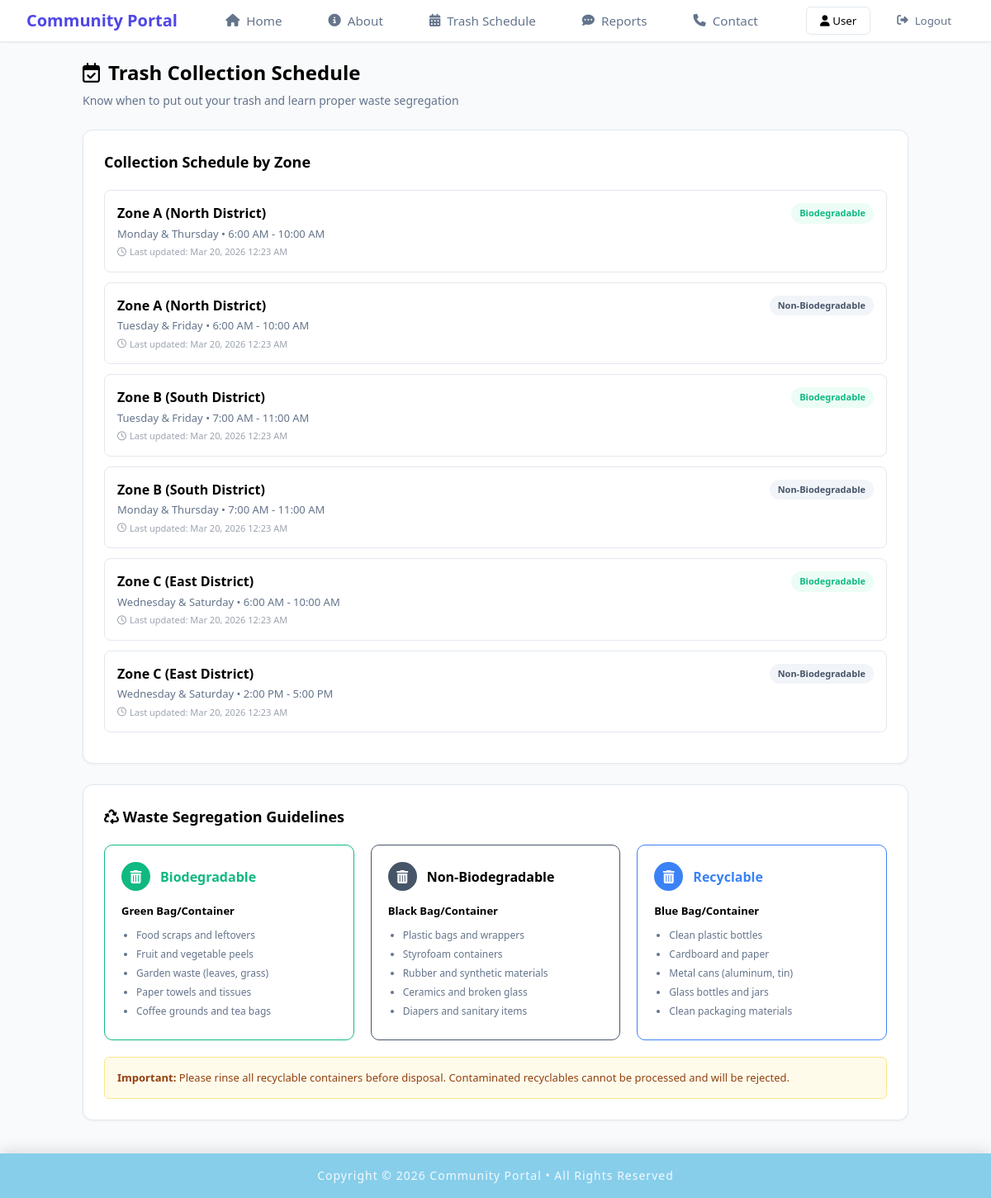
Page /member/member_trashschedule.php on the committed database.
### tables this page shows
CREATE TABLE `trash_schedule` (
  `id` int(11) NOT NULL,
  `zone` varchar(100) NOT NULL,
  `days` varchar(100) NOT NULL,
  `time` varchar(100) NOT NULL,
  `waste_type` varchar(50) NOT NULL,
  `last_updated` timestamp NOT NULL DEFAULT current_timestamp() ON UPDATE current_timestamp(),
  `admin_id` int(11) DEFAULT NULL
);

### member/member_trashschedule.php (the view, shortened to what this page needs)
<?php
include "../includes/member_header.php";
include "../includes/db_conn.php";
$stmt = $pdo->query("SELECT * FROM trash_schedule ORDER BY zone, waste_type");
$schedules = $stmt->fetchAll();
$guidelines = [
    [
        'title' => 'Biodegradable',
        'color' => 'green',
        'bag'   => 'Green Bag/Container',
        'items' => ['Food scraps and leftovers','Fruit and vegetable peels','Garden waste (leaves, grass)','Paper towels and tissues','Coffee grounds and tea bags']
    ],
    [
        'title' => 'Non-Biodegradable',
        'color' => 'black',
        'bag'   => 'Black Bag/Container',
        'items' => ['Plastic bags and wrappers','Styrofoam containers','Rubber and synthetic materials','Ceramics and broken glass','Diapers and sanitary items']
    ],
    [
        'title' => 'Recyclable',
        'color' => 'blue',
        'bag'   => 'Blue Bag/Container',
        'items' => ['Clean plastic bottles','Cardboard and paper','Metal cans (aluminum, tin)','Glass bottles and jars','Clean packaging materials']
    ]
];
?>
<!DOCTYPE html>
<html lang="en">
<head>
    <link rel="stylesheet" href="https://cdnjs.cloudflare.com/ajax/libs/font-awesome/6.5.0/css/all.min.css">
    <link rel="stylesheet" href="../css/member_trashschedule.css">
</head>
<body>
<div class="container">
    <header>
        <h1><i class="fa-regular fa-calendar-check"></i> Trash Collection Schedule</h1>
        <p>Know when to put out your trash and learn proper waste segregation</p>
    </header>
    <section class="card-section">
        <h2>Collection Schedule by Zone</h2>
        <?php if (count($schedules) === 0): ?>
        <div class="empty-hint">
            <p>No schedules available yet. Please check back later.</p>
        </div>
        <?php else: ?>
        <div class="schedule-grid">
            <?php foreach ($schedules as $row): ?>
            <div class="schedule-item">
                <div class="schedule-header">
                    <div class="sched-left">
                        <strong><?= htmlspecialchars($row['zone']) ?></strong>
                        <span class="badge <?= $row['waste_type'] === 'Biodegradable' ? 'bio' : 'non-bio' ?>">
                            <?= htmlspecialchars($row['waste_type']) ?>
                        </span>
                    </div>
                </div>
                <div class="schedule-details">
                    <?= htmlspecialchars($row['days']) ?> • <?= htmlspecialchars($row['time']) ?>
                </div>
                <div class="last-updated">
                    <i class="fa-regular fa-clock"></i>
                    Last updated: <?= date("M j, Y g:i A", strtotime($row['last_updated'])) ?>
                </div>
            </div>
            <?php endforeach; ?>
        </div>
        <?php endif; ?>
    </section>
    <section class="card-section">
        <h2><i class="fa-solid fa-recycle"></i> Waste Segregation Guidelines</h2>
        <div class="guidelines-grid">
            <?php foreach ($guidelines as $guide): ?>
            <div class="guide-card <?= $guide['color'] ?>">
                <div class="guide-header">
                    <div class="icon-circle">
                        <i class="fa-solid fa-trash-can"></i>
                    </div>
                    <h3><?= $guide['title'] ?></h3>
                </div>
                <div class="guide-content">
                    <p class="bag-type"><strong><?= $guide['bag'] ?></strong></p>
                    <ul>
                        <?php foreach ($guide['items'] as $li): ?>
                        <li><?= $li ?></li>
                        <?php endforeach; ?>
                    </ul>
                </div>
            </div>
            <?php endforeach; ?>
        </div>
        <div class="important-note">
            <strong>Important:</strong> Please rinse all recyclable containers before disposal.
            Contaminated recyclables cannot be processed and will be rejected.
        </div>
    </section>
</div>
<?php include "../includes/footer.php"; ?>
</body>
</html>

### includes/member_header.php (shortened to what this page needs)
<!DOCTYPE html>
<html lang="en">
<head>
    <link rel="stylesheet" href="../css/header.css">
    <link rel="stylesheet" href="https://cdnjs.cloudflare.com/ajax/libs/font-awesome/6.0.0/css/all.min.css">
</head>
<body>
    <nav class="navbar">
        <div class="logo">Community Portal</div>
        <div class="nav-links">
            <a href="../member/member_home.php" class="nav-item"><i class="fa-solid fa-house"></i> Home</a>
            <a href="../member/about.php" class="nav-item"><i class="fa-solid fa-circle-info"></i> About</a>
            <a href="../member/member_trashschedule.php" class="nav-item"><i class="fa-solid fa-calendar-days"></i> Trash Schedule</a>
            <a href="../member/member_reports.php" class="nav-item"><i class="fa-solid fa-comment-dots"></i> Reports</a>
            <a href="../member/contact.php" class="nav-item"><i class="fa-solid fa-phone"></i> Contact</a>
        </div>
        <div class="user-actions">
            <button class="btn-user"><i class="fa-solid fa-user"></i> User</button>
            <button class="btn-logout" onclick="confirmLogout()">
                <i class="fa-solid fa-right-from-bracket"></i> Logout
            </button>
        </div>
    </nav>
</body>
</html>

### includes/footer.php (shortened to what this page needs)
<!DOCTYPE html>
<html lang="en">
<head>
    <link rel="stylesheet" href="../css/footer.css">
</head>
<body>
</body>
</html>
<footer class="footer">
    <div class="footer-bottom">
        <p>Copyright &copy; <?php echo date('Y'); ?> Community Portal &bull; All Rights Reserved</p>
    </div>
</footer>

### css/header.css (style rules this page uses)
* { margin: 0; padding: 0; box-sizing: border-box; font-family: 'Segoe UI', Tahoma, Geneva, Verdana, sans-serif; }
body { background-color: #f8fafc; color: #334155; }
.navbar { background: white; padding: 1rem 2rem; display: flex; justify-content: space-between; align-items: center; box-shadow: 0 1px 3px rgba(0,0,0,0.1); position: fixed; top: 0; left: 0; width: 100%; height: 50px; z-index: 1000; }
.logo { color: #4f46e5; font-weight: 700; font-size: 1.25rem; }
.nav-links { display: flex; gap: 1.5rem; }
.nav-item { text-decoration: none; color: #64748b; font-size: 0.95rem; display: flex; align-items: center; gap: 0.5rem; padding: 0.5rem 1rem; border-radius: 8px; transition: background 0.2s ease, color 0.2s ease; }
.user-actions { display: flex; gap: 1rem; }
.btn-user { padding: 0.4rem 1rem; border: 1px solid #e2e8f0; background: white; border-radius: 6px; cursor: pointer; }
.btn-logout { border: none; background: none; color: #64748b; cursor: pointer; display: flex; align-items: center; gap: 0.5rem; padding: 0.5rem 1rem; border-radius: 8px; transition: background 0.2s ease, color 0.2s ease; }

### css/member_trashschedule.css (style rules this page uses)
:root { --bg-color: #f8fafc; --border-color: #e2e8f0; --text-main: #000000; --text-muted: #64748b; --green-primary: #10b981; --green-bg: #ecfdf5; --blue-primary: #3b82f6; --blue-bg: #eff6ff; --black-primary: #475569; --black-bg: #f1f5f9; }
html, body { height: 100%; margin: 0; padding: 0; }
body { font-family: 'Segoe UI', Tahoma, Geneva, Verdana, sans-serif; background-color: var(--bg-color); color: var(--text-main); line-height: 1.5; padding-top: 30px; }
.container { width: 100%; max-width: 1000px; margin: 40px auto; }
header h1 { color: #000000; font-size: 24px; display: flex; align-items: center; gap: 10px; margin-bottom: 5px; }
header p { color: var(--text-muted); margin-top: 0; font-size: 14px; }
.card-section { background: white; border: 1px solid var(--border-color); border-radius: 12px; padding: 25px; margin-top: 25px; box-shadow: 0 1px 3px rgba(0,0,0,0.05); }
.card-section h2 { font-size: 18px; margin-bottom: 20px; }
.schedule-item { border: 1px solid var(--border-color); border-radius: 8px; padding: 15px; margin-bottom: 12px; }
.schedule-header { display: flex; justify-content: space-between; align-items: center; margin-bottom: 3px; }
.sched-left { display: flex; justify-content: space-between; align-items: center; width: 100%; }
.sched-left strong { flex: 1; }
.schedule-details { color: var(--text-muted); font-size: 13px; }
.last-updated { font-size: 11px; color: #9ca3af; margin-top: 4px; display: flex; align-items: center; gap: 4px; }
.last-updated i { font-size: 11px; color: #9ca3af; }
.badge { font-size: 11px; padding: 4px 10px; border-radius: 20px; font-weight: 600; }
.badge.bio { background: var(--green-bg); color: var(--green-primary); }
.badge.non-bio { background: var(--black-bg); color: var(--black-primary); }
.guidelines-grid { display: grid; grid-template-columns: repeat(auto-fit, minmax(250px, 1fr)); gap: 20px; margin-bottom: 20px; }
.guide-card { border: 1px solid var(--border-color); border-radius: 10px; padding: 20px; }
.guide-header { display: flex; align-items: center; gap: 12px; margin-bottom: 15px; }
.icon-circle { width: 35px; height: 35px; border-radius: 50%; display: flex; align-items: center; justify-content: center; color: white; }
.guide-card h3 { font-size: 16px; margin: 0; }
.guide-card.green { border-color: var(--green-primary); }
.guide-card.green .icon-circle { background: var(--green-primary); }
.guide-card.green h3 { color: var(--green-primary); }
.guide-card.black { border-color: var(--black-primary); }
.guide-card.black .icon-circle { background: var(--black-primary); }
.guide-card.blue { border-color: var(--blue-primary); }
.guide-card.blue .icon-circle { background: var(--blue-primary); }
.guide-card.blue h3 { color: var(--blue-primary); }
.guide-content ul { padding-left: 18px; margin: 0; }
.guide-content li { font-size: 12px; color: var(--text-muted); margin-bottom: 5px; }
.bag-type { font-size: 13px; margin-bottom: 10px; }
.important-note { background: #fffbeb; border: 1px solid #fde68a; padding: 15px; border-radius: 6px; font-size: 13px; color: #92400e; }

### rows in the picture
trash_schedule: zone "Zone A (North District)", waste_type "Biodegradable", days "Monday & Thursday", time "6:00 AM - 10:00 AM", last_updated "Mar 20, 2026 12:23 AM"
trash_schedule: zone "Zone A (North District)", waste_type "Non-Biodegradable", days "Tuesday & Friday", time "6:00 AM - 10:00 AM", last_updated "Mar 20, 2026 12:23 AM"
trash_schedule: zone "Zone B (South District)", waste_type "Biodegradable", days "Tuesday & Friday", time "7:00 AM - 11:00 AM", last_updated "Mar 20, 2026 12:23 AM"
trash_schedule: zone "Zone B (South District)", waste_type "Non-Biodegradable", days "Monday & Thursday", time "7:00 AM - 11:00 AM", last_updated "Mar 20, 2026 12:23 AM"
trash_schedule: zone "Zone C (East District)", waste_type "Biodegradable", days "Wednesday & Saturday", time "6:00 AM - 10:00 AM", last_updated "Mar 20, 2026 12:23 AM"
trash_schedule: zone "Zone C (East District)", waste_type "Non-Biodegradable", days "Wednesday & Saturday", time "2:00 PM - 5:00 PM", last_updated "Mar 20, 2026 12:23 AM"

### other values in the picture
$guide['title'] "Biodegradable"
$guide['bag'] "Green Bag/Container"
$li "Food scraps and leftovers"
$li "Fruit and vegetable peels"
$li "Garden waste (leaves, grass)"
$li "Paper towels and tissues"
$li "Coffee grounds and tea bags"
$guide['title'] "Non-Biodegradable"
$guide['bag'] "Black Bag/Container"
$li "Plastic bags and wrappers"
$li "Styrofoam containers"
$li "Rubber and synthetic materials"
$li "Ceramics and broken glass"
$li "Diapers and sanitary items"
$guide['title'] "Recyclable"
